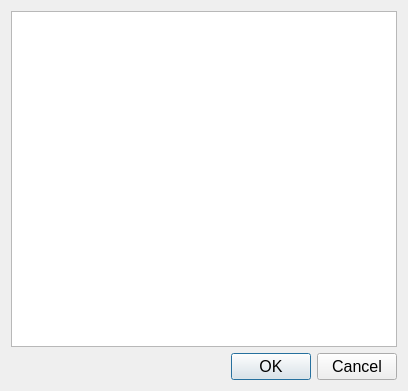
<?xml version="1.0" encoding="UTF-8"?>
<ui version="4.0">
 <class>Dialog</class>
 <widget class="QDialog" name="Dialog">
  <property name="geometry">
   <rect>
    <x>0</x>
    <y>0</y>
    <width>408</width>
    <height>391</height>
   </rect>
  </property>
  <property name="font">
   <font>
    <pointsize>12</pointsize>
   </font>
  </property>
  <property name="windowTitle">
   <string>Выбор данных</string>
  </property>
  <layout class="QVBoxLayout" name="verticalLayout">
   <item>
    <widget class="QListWidget" name="dataset_listwidget">
     <property name="selectionMode">
      <enum>QAbstractItemView::SelectionMode::MultiSelection</enum>
     </property>
     <property name="viewMode">
      <enum>QListView::ViewMode::ListMode</enum>
     </property>
     <property name="selectionRectVisible">
      <bool>false</bool>
     </property>
    </widget>
   </item>
   <item>
    <widget class="QDialogButtonBox" name="buttonBox">
     <property name="font">
      <font>
       <pointsize>12</pointsize>
      </font>
     </property>
     <property name="orientation">
      <enum>Qt::Orientation::Horizontal</enum>
     </property>
     <property name="standardButtons">
      <set>QDialogButtonBox::StandardButton::Cancel|QDialogButtonBox::StandardButton::Ok</set>
     </property>
    </widget>
   </item>
  </layout>
 </widget>
 <resources/>
 <connections>
  <connection>
   <sender>buttonBox</sender>
   <signal>accepted()</signal>
   <receiver>Dialog</receiver>
   <slot>accept()</slot>
   <hints>
    <hint type="sourcelabel">
     <x>248</x>
     <y>254</y>
    </hint>
    <hint type="destinationlabel">
     <x>157</x>
     <y>274</y>
    </hint>
   </hints>
  </connection>
  <connection>
   <sender>buttonBox</sender>
   <signal>rejected()</signal>
   <receiver>Dialog</receiver>
   <slot>reject()</slot>
   <hints>
    <hint type="sourcelabel">
     <x>316</x>
     <y>260</y>
    </hint>
    <hint type="destinationlabel">
     <x>286</x>
     <y>274</y>
    </hint>
   </hints>
  </connection>
 </connections>
</ui>
